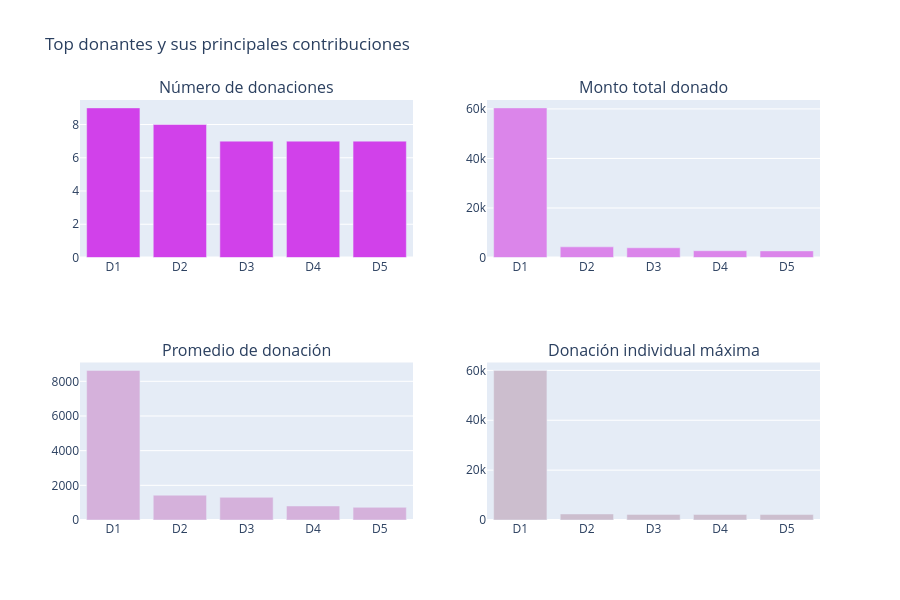

The code cell stored with this chart in its notebook:
### Markdown cell above
### Identificación de los principales donantes y sus contribuciones

En esta sección se identifican los donantes más destacados según diferentes métricas relacionadas con sus contribuciones:

#### 3.3.1 Donantes con mayor número de donaciones  
#### 3.3.2 Donantes que han aportado el mayor monto total  
#### 3.3.3 Donantes con mayor monto promedio por donación  
#### 3.3.4 Donantes con la mayor donación individual registrada

### Code cell
# ¿Qué donantes han hecho las mayores contribuciones?

# Agrupar por Donor ID para obtener:
# - número total de donaciones
# - suma total donada
tempdf = donations_df.groupby('Donor ID').agg({
    'Donor ID': 'count',
    'Donation Amount': 'sum'
}).rename(columns={
    'Donor ID': "Total Donations",
    'Donation Amount': "Total Amount"
}).reset_index()

# Calcular el promedio de donación por donante
tempdf['Average Donation Amount'] = tempdf['Total Amount'] / tempdf['Total Donations']


# -----------------------------
# 1. Donantes con más donaciones
# -----------------------------
tempdf1 = tempdf.sort_values(by=['Total Donations'], ascending=[False])

x = tempdf1.head(5)['Donor ID']
x = ["D" + str(i+1) for i in range(len(x))]
y = tempdf1.head(5)['Total Donations']

tr1 = bar_ver_noagg(x, y, 'Número total de donaciones', '#d141ea', lm=None, rt=True)


# -----------------------------
# 2. Donantes con mayor monto total
# -----------------------------
tempdf1 = tempdf.sort_values(by=['Total Amount'], ascending=[False])

x = tempdf1.head(5)['Donor ID']
x = ["D" + str(i+1) for i in range(len(x))]
y = tempdf1.head(5)['Total Amount']

tr2 = bar_ver_noagg(x, y, 'Monto total donado', '#db85ea', lm=None, rt=True)


# -----------------------------
# 3. Donantes con mayor promedio por donación
# -----------------------------
tempdf1 = tempdf.sort_values(by=['Average Donation Amount'], ascending=[False])

x = tempdf1.head(5)['Donor ID']
x = ["D" + str(i+1) for i in range(len(x))]
y = tempdf1.head(5)['Average Donation Amount']

tr3 = bar_ver_noagg(x, y, 'Promedio por donación', '#d5b1db', lm=None, rt=True)


# -----------------------------
# 4. Donantes con mayor donación individual
# -----------------------------
tempdf = donations_df.groupby('Donor ID').agg({
    'Donor ID': 'count',
    'Donation Amount': 'max'
}).rename(columns={
    'Donor ID': "Total Donations",
    'Donation Amount': "Maximum Donation"
}).reset_index()

tempdf1 = tempdf.sort_values(by=['Maximum Donation'], ascending=[False])

x = tempdf1.head(5)['Donor ID']
x = ["D" + str(i+1) for i in range(len(x))]
y = tempdf1.head(5)['Maximum Donation']

tr4 = bar_ver_noagg(x, y, 'Donación individual máxima', '#ccbece', lm=None, rt=True)


# -----------------------------
# Gráfico final combinado
# -----------------------------
fig = tools.make_subplots(
    rows=2, cols=2,
    print_grid=False,
    subplot_titles=[
        'Número de donaciones',
        "Monto total donado",
        'Promedio de donación',
        'Donación individual máxima'
    ]
)

fig.append_trace(tr1, 1, 1)
fig.append_trace(tr2, 1, 2)
fig.append_trace(tr3, 2, 1)
fig.append_trace(tr4, 2, 2)

fig['layout'].update(
    height=600,
    showlegend=False,
    title='Top donantes y sus principales contribuciones'
)

iplot(fig)

### Figure 1 — Plotly figure (JSON) as saved in the notebook; plotly's stock layout.template omitted (floating-point values rounded to 4 significant figures)
{"data": [{"marker": {"color": "#d141ea"}, "type": "bar", "x": ["D1", "D2", "D3", "D4", "D5"], "xaxis": "x", "y": [9, 8, 7, 7, 7], "yaxis": "y"}, {"marker": {"color": "#db85ea"}, "type": "bar", "x": ["D1", "D2", "D3", "D4", "D5"], "xaxis": "x2", "y": [60420.0, 4301.0, 3926.0, 2733.0, 2667.0], "yaxis": "y2"}, {"marker": {"color": "#d5b1db"}, "type": "bar", "x": ["D1", "D2", "D3", "D4", "D5"], "xaxis": "x3", "y": [8631.0, 1434.0, 1309.0, 808.7, 731.1], "yaxis": "y3"}, {"marker": {"color": "#ccbece"}, "type": "bar", "x": ["D1", "D2", "D3", "D4", "D5"], "xaxis": "x4", "y": [60000.0, 2420.0, 2248.0, 2219.0, 2190.0], "yaxis": "y4"}], "layout": {"annotations": [{"font": {"size": 16}, "showarrow": false, "text": "Número de donaciones", "x": 0.225, "xanchor": "center", "xref": "paper", "y": 1, "yanchor": "bottom", "yref": "paper"}, {"font": {"size": 16}, "showarrow": false, "text": "Monto total donado", "x": 0.775, "xanchor": "center", "xref": "paper", "y": 1, "yanchor": "bottom", "yref": "paper"}, {"font": {"size": 16}, "showarrow": false, "text": "Promedio de donación", "x": 0.225, "xanchor": "center", "xref": "paper", "y": 0.375, "yanchor": "bottom", "yref": "paper"}, {"font": {"size": 16}, "showarrow": false, "text": "Donación individual máxima", "x": 0.775, "xanchor": "center", "xref": "paper", "y": 0.375, "yanchor": "bottom", "yref": "paper"}], "height": 600, "showlegend": false, "title": {"text": "Top donantes y sus principales contribuciones"}, "xaxis": {"anchor": "y", "domain": [0, 0.45]}, "xaxis2": {"anchor": "y2", "domain": [0.55, 1]}, "xaxis3": {"anchor": "y3", "domain": [0, 0.45]}, "xaxis4": {"anchor": "y4", "domain": [0.55, 1]}, "yaxis": {"anchor": "x", "domain": [0.625, 1]}, "yaxis2": {"anchor": "x2", "domain": [0.625, 1]}, "yaxis3": {"anchor": "x3", "domain": [0, 0.375]}, "yaxis4": {"anchor": "x4", "domain": [0, 0.375]}}}
